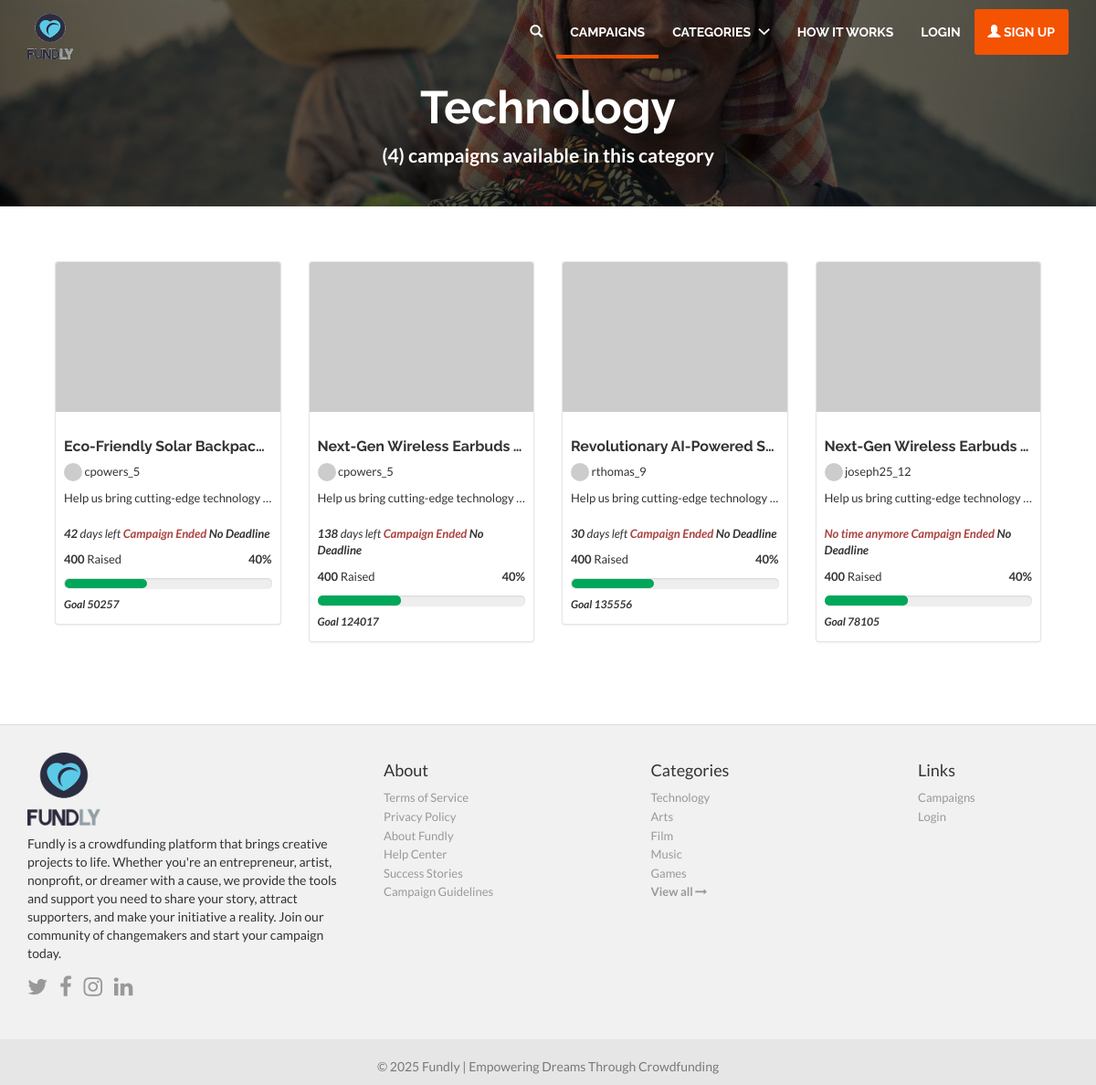
Page /campaigns-by-category/18 on the committed database.
### core/models.py (models this page shows, shortened)
class Category(models.Model):
    name = models.CharField(max_length=50, unique=True)
    slug = models.CharField(max_length=100, unique=True)
    image = models.ImageField(upload_to='categories', default="default.png")

### campaign/models.py (models this page shows, shortened)
class Campaign(models.Model):
    id = models.UUIDField(primary_key=True, default=uuid.uuid4, editable=False)
    title = models.CharField(max_length=255)
    description = models.TextField()
    user = models.ForeignKey(User, on_delete=models.DO_NOTHING)
    category = models.ForeignKey(Category, on_delete=models.CASCADE)
    date = models.DateTimeField(default=now, blank=True)
    status = models.CharField(max_length=20, default="pending")
    image = models.ImageField(upload_to="campaigns")
    goal = models.IntegerField()
    location = models.CharField(max_length=150)
    deadline = models.DateField()
    def image_url(self):
        return self.image.url if self.image else "https://placehold.co/600x400?text=No+Image"
    def days_remaining(self):
        delta = self.deadline - datetime.now().date()
        return delta.days

### accounts/models.py (models this page shows, shortened)
class User(AbstractUser):
    username = models.CharField(
        "username",
        max_length=50,
        unique=True,
        help_text="Required. 50 characters or fewer. Letters, digits and @/./+/-/_ only.",
        error_messages={
            "unique": "A user with this username already exists.",
        },
    )
    email = models.EmailField(
        unique=True,
        blank=False,
        error_messages={
            "unique": "A user with this email already exists.",
        },
    )
    status = models.CharField(max_length=20, default="active")
    avatar = models.ImageField(upload_to="avatars/", null=True, blank=True)
    country = models.ForeignKey(Country, on_delete=models.SET_NULL, null=True)
    USERNAME_FIELD = "email"
    REQUIRED_FIELDS = ["username"]

### core/views.py (the view)
# urls.py: path('campaigns-by-category/<int:pk>', CampaignsByCategoryView.as_view(), name="campaigns-by-category"),
class CampaignsByCategoryView(DetailView):
    model = Category
    template_name = "campaigns/campaigns-by-category.html"
    context_object_name = "category"
    object = None

### core/context_processors.py (called while the page is built)
def categories(request):
    cats = Category.objects.prefetch_related("campaign_set").all()[:5]
    return {'categories': cats}

### templates/campaigns/campaigns-by-category.html (shortened to what this page needs)
{% extends 'base.html' %}
{% block content %}
    <div class="jumbotron md index-header jumbotron_set jumbotron-cover">
        <div class="container wrap-jumbotron position-relative">
            <h2 class="title-site">{{ category.name }}</h2>
            <p class="subtitle-site"><strong>({{ category.campaign_set.count }}) campaigns available in this category</strong></p>
        </div>
    </div>
    <div class="container margin-bottom-40">
        <div class="col-md-12 margin-top-20 margin-bottom-20">
            {% if category.campaign_set.count > 0 %}
                {% for campaign in category.campaign_set.all %}
                    {% include 'includes/campaign.html' %}
                {% endfor %}
            {% endif %}
        </div>
    </div>
{% endblock %}

### templates/includes/campaign.html (shortened to what this page needs)
<div class="col-xs-12 col-sm-6 col-md-3 col-thumb">
    <div class="thumbnail padding-top-zero">
        <a class="position-relative btn-block img-grid" href="#">
            <img title="{{ campaign.title }}" src="{{ campaign.image_url }}" class="image-url img-responsive btn-block radius-image"/>
        </a>
        <div class="caption">
            <h1 class="title-campaigns font-default">
                <a title="{{ campaign.title }}" class="item-link" href="{% url 'campaign:campaign-detail' campaign.id %}">
                    {{ campaign.title }}
                </a>
            </h1>
            <p class="desc-campaigns">
                {% if campaign.user %}
                    <img src="{{ campaign.image_url }}" width="20" height="20" class="img-circle avatar-campaign"/> {{ campaign.user.username }}
                {% else %}
                    <img src="" width="20" height="20" class="img-circle avatar-campaign"/> User not available
                {% endif %}
            </p>
            <p class="desc-campaigns text-overflow">
                {{ campaign.description.strip|safe }}
            </p>
            <p class="desc-campaigns">
              <span class="stats-campaigns margin-bottom-zero">
                <em>
                  {% if campaign.deadline %}
                      {% if campaign.days_remaining > 0 %}
                          <strong>{{ campaign.days_remaining }}</strong> days left
                      {% elif campaign.days_remaining == 0 %}
                          <strong>Last Day</strong>
                      {% else %}
                          <strong class="text-danger">No time anymore</strong>
                      {% endif %}
                  {% endif %}
                    <strong class="text-danger">Campaign Ended</strong>
                    <strong>No Deadline</strong>
                </em>
              </span>
                <span class="stats-campaigns">
                    <span class="pull-left">
                        <strong>400</strong>
                        Raised
                    </span>
                    <span class="pull-right">
                        <strong>40%</strong>
                    </span>
                </span>
                <span class="progress">
                    <span class="percentage" style="width: 40%" aria-valuemin="0" aria-valuemax="100" role="progressbar"></span>
                </span>
            </p>
            <h6 class="margin-bottom-zero">
                <em><strong>Goal {{ campaign.goal }}</strong></em>
            </h6>
        </div>
    </div>
</div>

### templates/includes/footer.html
{% load static %}
<footer class="footer-main">
    <div class="container">
        <div class="row">
            <div class="col-md-4">
                <a href="{% url 'core:home' %}">
                    <img src="{% static 'img/logo.png' %}" style="height: 80px; width: 80px"/>
                </a>
                <p class="margin-tp-xs">Fundly is a crowdfunding platform that brings creative projects to life.
                    Whether you're an entrepreneur, artist, nonprofit, or dreamer with a cause, we provide the tools
                    and support you need to share your story, attract supporters, and make your initiative a reality.
                    Join our community of changemakers and start your campaign today.</p>
                <ul class="list-inline">
                    <li><a href="https://www.twitter.com/fundly" class="ico-social"><i class="fa fa-twitter"></i></a></li>
                    <li><a href="https://www.facebook.com/fundly" class="ico-social"><i class="fa fa-facebook"></i></a></li>
                    <li><a href="https://www.instagram.com/fundly" class="ico-social"><i class="fa fa-instagram"></i></a></li>
                    <li><a href="https://www.linkedin.com/company/fundly" class="ico-social"><i class="fa fa-linkedin"></i></a></li>
                </ul>
            </div>
            <div class="col-md-3 margin-tp-xs">
                <h4 class="margin-top-zero">About</h4>
                <ul class="list-unstyled">
                    <li><a class="link-footer" href="#">Terms of Service</a></li>
                    <li><a class="link-footer" href="#">Privacy Policy</a></li>
                    <li><a class="link-footer" href="#">About Fundly</a></li>
                    <li><a class="link-footer" href="#">Help Center</a></li>
                    <li><a class="link-footer" href="#">Success Stories</a></li>
                    <li><a class="link-footer" href="#">Campaign Guidelines</a></li>
                </ul>
            </div>
            <div class="col-md-3 margin-tp-xs">
                <h4 class="margin-top-zero">Categories</h4>
                <ul class="list-unstyled">
                    {% for category in categories %}
                        <li><a class="link-footer" href="{% url 'core:campaigns-by-category' category.id %}">{{ category.name }}</a></li>
                    {% endfor %}
                    <li><a class="link-footer" href="{% url 'core:categories' %}">
                        <strong>View all <i class="fa fa-long-arrow-right"></i></strong>
                    </a></li>
                </ul>
            </div>
            <div class="col-md-2 margin-tp-xs">
                <h4 class="margin-top-zero">Links</h4>
                <ul class="list-unstyled">
                    <li>
                        <a class="link-footer" href="#">Campaigns</a>
                    </li>
                    <li>
                        <a class="link-footer" href="{% url 'accounts:login' %}">Login</a>
                    </li>
                </ul>
            </div>
        </div>
    </div>
</footer>
<footer class="subfooter">
    <div class="container">
        <div class="row">
            <div class="col-md-12 text-center padding-top-20">
                <p>&copy; {% now "Y" %} Fundly | Empowering Dreams Through Crowdfunding</p>
            </div>
        </div>
    </div>
</footer>

### static/css/main.css (style rules this page uses)
html, body { height: 100%; }
li { list-style:none; }
a, a:focus, a:active, select, button, button:active, button:focus, .btn:focus, .btn:active:focus, .btn.active:focus, .btn.focus, .btn:active.focus, .btn.active.focus, input { outline: none; }
body a { color: #f45302; }
.font-default { font-family: "Raleway",Helvetica,Arial,sans-serif; }
.text-overflow { overflow: hidden; white-space: nowrap; text-overflow: ellipsis; }
.margin-bottom-zero { margin-bottom: 0 !important; }
.margin-top-zero { margin-top: 0 !important; }
.padding-top-zero { padding-top: 0 !important; }
.margin-top-20 { margin-top: 20px !important; }
.margin-bottom-20 { margin-bottom: 20px !important; }
.margin-bottom-40 { margin-bottom: 40px !important; }
.padding-top-20 { padding-top: 20px !important; }
body { font-family: "Lato", Helvetica, Arial, sans-serif; background-color: #FFF; }
.index-header { background: url('../img/header.jpg') no-repeat center center #D1D1D1; background-size: cover; position:relative; }
h1 { font-weight: bold; white-space: nowrap; text-overflow: ellipsis; overflow: hidden; }
a.item-link, a:hover.item-link, a:active.item-link, a:focus.item-link { color: #333; }
.link-footer { font-size: 13px; color: #999; }
.footer-main { width: 100%; background-color: #F1F1F1; padding: 30px 0; border-top: 1px solid #ddd; }
.subfooter { background-color: #e6e6e6; color: #797979; }
.margin-tp-xs { margin-top: 10px; }
.ico-social { font-size: 24px; color: #999; }
.col-thumb { margin-bottom: 10px; }
.position-relative { position: relative; }
@media (min-width: 768px) { .jumbotron.md { padding: 70px 0 25px; } }
.jumbotron_set { margin-bottom: 40px; }
@media screen and (min-width: 768px) { .jumbotron { padding: 150px 0; } }
h1.title-site, h2.title-site { font-family: "Raleway",Helvetica,Arial,sans-serif; color: #FFF; text-overflow: inherit; overflow: visible; white-space: normal; font-weight: bold; margin-top: 20px !important; text-align: center; }
h2.title-site { font-size: 50px; }
.subtitle-site { color: #FFF; text-align: center; }
.jumbotron-cover:before { content: ''; position: absolute; width: 100%; height: 100%; background: rgba(5,5,5,.6); left: 0; top: 0; }
.thumbnail { padding: 5px 0; border-color: rgba(0,0,0,.1) !important; -webkit-box-shadow: 0 1px 2px rgba(0,0,0,0.07); -moz-box-shadow: 0 1px 2px rgba(0,0,0,0.07); box-shadow: 0 1px 2px rgba(0,0,0,0.07); }
.radius-image { border-top-left-radius: 3px; border-top-right-radius: 3px; }
.title-campaigns { font-size: 16px; }
.desc-campaigns { font-size: 13px; }
.progress { background-color: #eee; border: 0 solid #d1d5d6; height: 12px; margin-bottom: .625rem; padding: .0625rem; border-radius: 5px; width: 100%; display: block; }
.percentage { background: #00a65a; display: block; height: 100%; float: left; width: 0; border-radius: 5px; }
.stats-campaigns { display: block; float: left; width: 100%; margin: 10px 0; }
.avatar-campaign { vertical-align: bottom; }

### rows in the picture
Category: name "Technology", campaign_set.count "4"
Campaign: title "Eco-Friendly Solar Backpac…", user.username "cpowers_5", description.strip "Help us bring cutting-edge technology…", days_remaining "42", goal "50257"
Campaign: title "Next-Gen Wireless Earbuds…", user.username "cpowers_5", description.strip "Help us bring cutting-edge technology…", days_remaining "138", goal "124017"
Campaign: title "Revolutionary AI-Powered S…", user.username "rthomas_9", description.strip "Help us bring cutting-edge technology…", days_remaining "30", goal "135556"
Campaign: title "Next-Gen Wireless Earbuds…", user.username "joseph25_12", description.strip "Help us bring cutting-edge technology…", deadline "No time anymore", goal "78105"
Category: name "Arts"
Category: name "Film"
Category: name "Music"
Category: name "Games"
